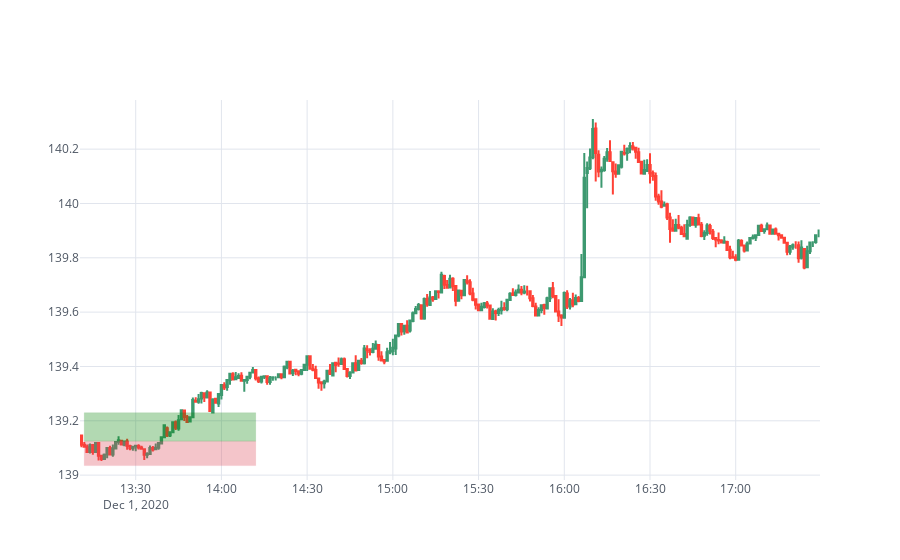

Notebook source saved alongside this figure:
### Code cell
i = 9
display(_determine_position_result(data[i], partials=[1], ignore=[]))
display(f'best_sl={find_best_sl(data[i])}')
display(f'best_tp={find_best_tp(data[i])}')
display(f'best_params={find_absolute_best_params(data[i])}')
plot_pos(data[i])

### Figure 1 — Plotly figure (JSON) as saved in the notebook; plotly's stock layout.template omitted (floating-point values rounded to 4 significant figures; data arrays with more than 128 entries replaced by an {"elided": "..."} marker saying what was removed)
{"data": [{"close": {"elided": "259 float values"}, "decreasing": {"line": {}}, "high": {"elided": "259 float values"}, "increasing": {"line": {}}, "low": {"elided": "259 float values"}, "open": {"elided": "259 float values"}, "showlegend": false, "type": "candlestick", "x": {"elided": "259 str values"}, "yaxis": "y2"}], "layout": {"legend": {"bgcolor": "#FFFFFF", "font": {"color": "#4D5663"}}, "paper_bgcolor": "#FFFFFF", "plot_bgcolor": "#FFFFFF", "shapes": [{"fillcolor": "rgba(219, 64, 82, 0.3)", "line": {"color": "#db4052", "dash": "solid", "width": 0.1}, "type": "rect", "x0": "2020-12-01T13:12:00+00:00", "x1": "2020-12-01T14:12:00+00:00", "xref": "x", "y0": 139.0, "y1": 139.1, "yref": "close"}, {"fillcolor": "rgba(0, 128, 0, 0.3)", "line": {"color": "#008000", "dash": "solid", "width": 0.1}, "type": "rect", "x0": "2020-12-01T13:12:00+00:00", "x1": "2020-12-01T14:12:00+00:00", "xref": "x", "y0": 139.2, "y1": 139.1, "yref": "close"}], "titlefont": {"color": "#4D5663"}, "xaxis": {"gridcolor": "#E1E5ED", "rangeslider": {"visible": false}, "showgrid": true, "tickfont": {"color": "#4D5663"}, "title": "", "titlefont": {"color": "#4D5663"}, "zerolinecolor": "#E1E5ED"}, "yaxis": {"gridcolor": "#E1E5ED", "showgrid": true, "showticklabels": false, "tickfont": {"color": "#4D5663"}, "title": "", "titlefont": {"color": "#4D5663"}, "zerolinecolor": "#E1E5ED"}, "yaxis2": {"gridcolor": "#E1E5ED", "showgrid": true, "tickfont": {"color": "#4D5663"}, "title": "", "titlefont": {"color": "#4D5663"}, "zerolinecolor": "#E1E5ED"}}}
